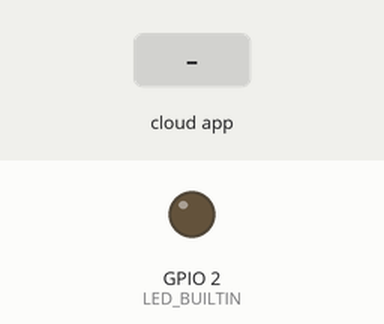
Simulated run of this sketch. Board: ESP32. On the bench: output pins drawn as LEDs (lit = HIGH). Inputs (shaded band) come from the test bench.

Above: at 1.2 s.
1.3 s: the phone or cloud app sets Ayrik. to 1
At 2.4 s:
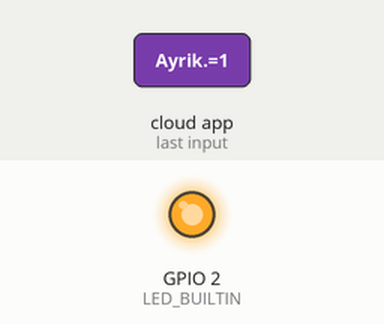
2.8 s: the phone or cloud app sets Ayrik. to 0
At 3.5 s:
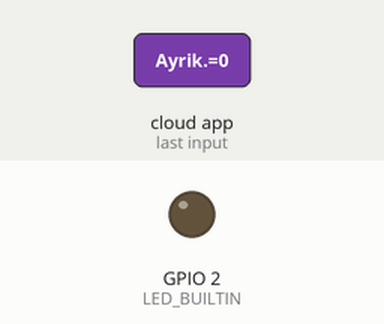
Timing chart, 0 to 5.8 s (numbered marks = the images above; inputs shaded):
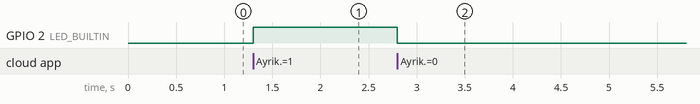

Measured:
- after the input at 1.3 s, GPIO 2 (LED_BUILTIN): LOW → HIGH at once
- after the input at 2.8 s, GPIO 2 (LED_BUILTIN): HIGH → LOW at once

The sketch:

sketch_mar9a.ino
```cpp
#define THINGER_SERIAL_DEBUG

#include <ThingerESP32.h>
#include "arduino_secrets.h"

ThingerESP32 thing(USERNAME, DEVICE_ID, DEVICE_CREDENTIAL);

#define LED_BUILTIN 2
void setup() {
  // open serial for debugging
  Serial.begin(115200);

  thing.add_wifi(SSID, SSID_PASSWORD);

  pinMode(LED_BUILTIN, OUTPUT);
  thing["Ayrik "]<<[](pson & in){
    if(in.is_empty()){
      in=(bool) digitalRead(LED_BUILTIN);
    }
    else{
      digitalWrite(LED_BUILTIN, in ? HIGH : LOW);
    }
  };

}

void loop() {
  thing.handle();
}
```

arduino_secrets.h
```cpp
#define USERNAME "your_username"
#define DEVICE_ID "esp32"
#define DEVICE_CREDENTIAL "your_DEVICE_CREDENTIAL"

#define SSID "your_SSID"
#define SSID_PASSWORD "your_Pass"
```
